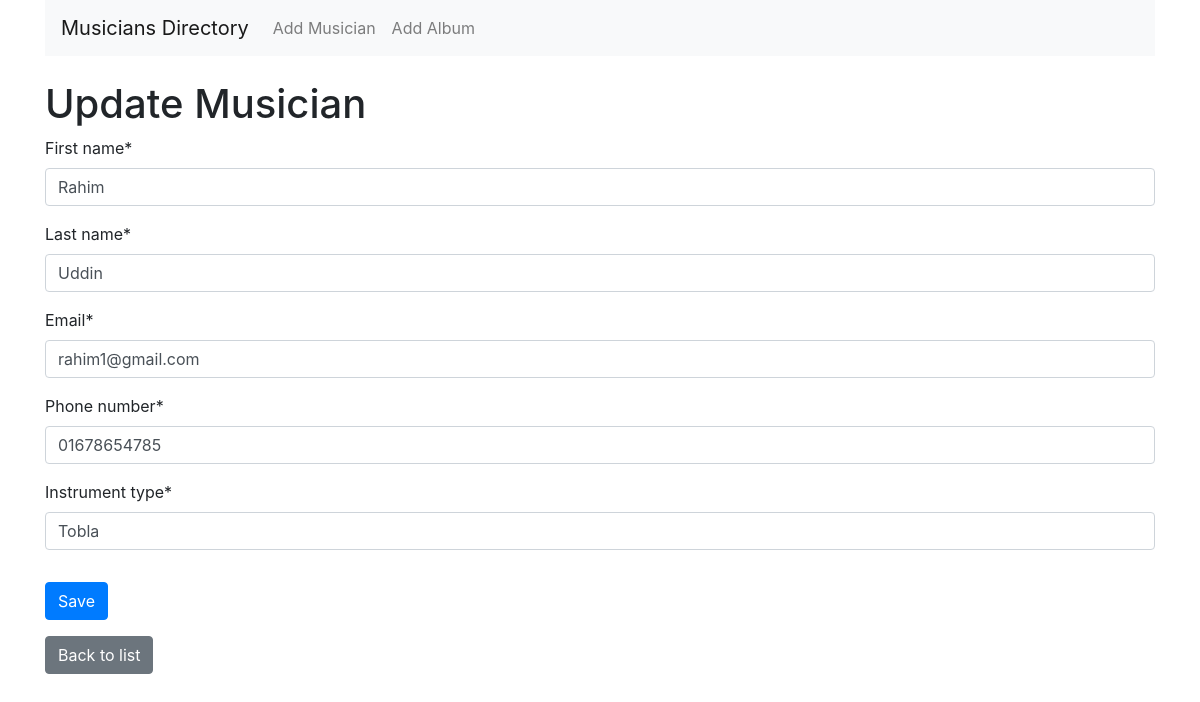
Page /musician/update/2/ on the committed database.
### app1/models.py (models this page shows, shortened)
class Musician(models.Model):
    first_name = models.CharField(max_length=50)
    last_name = models.CharField(max_length=50)
    email = models.EmailField(unique=True)
    phone_number = models.CharField(max_length=15)
    instrument_type = models.CharField(max_length=50)

### app1/views.py (the view)
# urls.py: path('musician/update/<int:pk>/', views.musician_update, name='musician_update'),
def musician_update(request, pk):
    musician = get_object_or_404(Musician, pk=pk)
    if request.method == 'POST':
        form = MusicianForm(request.POST, instance=musician)
        if form.is_valid():
            form.save()
            return redirect('musician_list')
    else:
        form = MusicianForm(instance=musician)
    return render(request, 'musician_form.html', {'form': form})

### app1/forms.py
class MusicianForm(forms.ModelForm):
    class Meta:
        model = Musician
        fields = '__all__'
    def __init__(self, *args, **kwargs):
        super().__init__(*args, **kwargs)
        self.helper = FormHelper()
        self.helper.form_method = 'post'
        self.helper.add_input(Submit('submit', 'Save'))

### app1/templates/musician_form.html (shortened to what this page needs)
{% extends 'base.html' %}
{% load crispy_forms_tags %}
{% block content %}
<h1>{{ form.instance.pk|yesno:"Update Musician,Add Musician" }}</h1>
<form method="post">
    {{ form|crispy }}
    <button type="submit" class="btn btn-primary mt-3">Save</button>
</form>
<a href="{% url 'musician_list' %}" class="btn btn-secondary mt-3">Back to list</a>
{% endblock %}

### rows in the picture
Musician: instance.pk "Update Musician", first_name "Rahim", last_name "Uddin", email "rahim1@gmail.com", phone_number "01678654785", instrument_type "Tobla"
